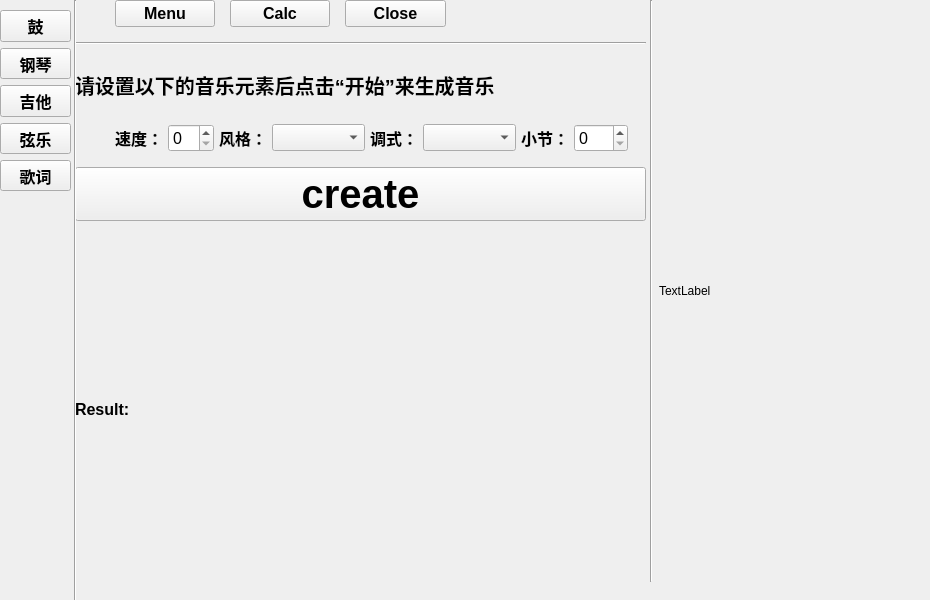
<?xml version="1.0" encoding="UTF-8"?>
<ui version="4.0">
 <class>Form</class>
 <widget class="QWidget" name="Form">
  <property name="geometry">
   <rect>
    <x>0</x>
    <y>0</y>
    <width>930</width>
    <height>600</height>
   </rect>
  </property>
  <property name="minimumSize">
   <size>
    <width>930</width>
    <height>600</height>
   </size>
  </property>
  <property name="maximumSize">
   <size>
    <width>930</width>
    <height>600</height>
   </size>
  </property>
  <property name="windowTitle">
   <string>Form</string>
  </property>
  <widget class="QLabel" name="label_2">
   <property name="geometry">
    <rect>
     <x>659</x>
     <y>10</y>
     <width>261</width>
     <height>561</height>
    </rect>
   </property>
   <property name="minimumSize">
    <size>
     <width>261</width>
     <height>561</height>
    </size>
   </property>
   <property name="maximumSize">
    <size>
     <width>261</width>
     <height>561</height>
    </size>
   </property>
   <property name="text">
    <string>TextLabel</string>
   </property>
  </widget>
  <widget class="Line" name="line_2">
   <property name="geometry">
    <rect>
     <x>650</x>
     <y>0</y>
     <width>3</width>
     <height>582</height>
    </rect>
   </property>
   <property name="orientation">
    <enum>Qt::Vertical</enum>
   </property>
  </widget>
  <widget class="QWidget" name="layoutWidget">
   <property name="geometry">
    <rect>
     <x>75</x>
     <y>0</y>
     <width>571</width>
     <height>582</height>
    </rect>
   </property>
   <layout class="QVBoxLayout" name="verticalLayout" stretch="20,1,10,20,30,70">
    <property name="spacing">
     <number>15</number>
    </property>
    <property name="sizeConstraint">
     <enum>QLayout::SetDefaultConstraint</enum>
    </property>
    <item>
     <layout class="QHBoxLayout" name="hbox_tools" stretch="0,2,2,2,4">
      <item>
       <spacer name="horizontalSpacer_4">
        <property name="orientation">
         <enum>Qt::Horizontal</enum>
        </property>
        <property name="sizeHint" stdset="0">
         <size>
          <width>40</width>
          <height>20</height>
         </size>
        </property>
       </spacer>
      </item>
      <item>
       <widget class="QPushButton" name="pushButton_menu">
        <property name="font">
         <font>
          <family>Arial</family>
          <pointsize>12</pointsize>
          <weight>75</weight>
          <bold>true</bold>
         </font>
        </property>
        <property name="text">
         <string>Menu</string>
        </property>
       </widget>
      </item>
      <item>
       <widget class="QPushButton" name="pushButton_calc">
        <property name="font">
         <font>
          <family>Arial</family>
          <pointsize>12</pointsize>
          <weight>75</weight>
          <bold>true</bold>
         </font>
        </property>
        <property name="text">
         <string>Calc</string>
        </property>
       </widget>
      </item>
      <item>
       <widget class="QPushButton" name="pushButton_close">
        <property name="font">
         <font>
          <family>Arial</family>
          <pointsize>12</pointsize>
          <weight>75</weight>
          <bold>true</bold>
         </font>
        </property>
        <property name="text">
         <string>Close</string>
        </property>
       </widget>
      </item>
      <item>
       <spacer name="horizontalSpacer">
        <property name="orientation">
         <enum>Qt::Horizontal</enum>
        </property>
        <property name="sizeHint" stdset="0">
         <size>
          <width>40</width>
          <height>20</height>
         </size>
        </property>
       </spacer>
      </item>
     </layout>
    </item>
    <item>
     <widget class="Line" name="line">
      <property name="orientation">
       <enum>Qt::Horizontal</enum>
      </property>
     </widget>
    </item>
    <item>
     <widget class="QLabel" name="label">
      <property name="font">
       <font>
        <family>Arial</family>
        <pointsize>15</pointsize>
        <weight>75</weight>
        <bold>true</bold>
       </font>
      </property>
      <property name="text">
       <string>请设置以下的音乐元素后点击“开始”来生成音乐</string>
      </property>
     </widget>
    </item>
    <item>
     <layout class="QHBoxLayout" name="hbox_choose" stretch="0,5,5,2,2,2,3,1">
      <property name="spacing">
       <number>5</number>
      </property>
      <item>
       <spacer name="horizontalSpacer_3">
        <property name="orientation">
         <enum>Qt::Horizontal</enum>
        </property>
        <property name="sizeHint" stdset="0">
         <size>
          <width>40</width>
          <height>20</height>
         </size>
        </property>
       </spacer>
      </item>
      <item>
       <layout class="QHBoxLayout" name="horizontalLayout">
        <item>
         <widget class="QLabel" name="label_speed">
          <property name="font">
           <font>
            <family>Arial</family>
            <pointsize>12</pointsize>
            <weight>75</weight>
            <bold>true</bold>
           </font>
          </property>
          <property name="text">
           <string>速度：</string>
          </property>
         </widget>
        </item>
        <item>
         <widget class="QSpinBox" name="spinBox_speed">
          <property name="font">
           <font>
            <family>Arial</family>
            <pointsize>12</pointsize>
           </font>
          </property>
         </widget>
        </item>
       </layout>
      </item>
      <item>
       <layout class="QHBoxLayout" name="horizontalLayout_2">
        <item>
         <widget class="QLabel" name="label_style">
          <property name="font">
           <font>
            <family>Arial</family>
            <pointsize>12</pointsize>
            <weight>75</weight>
            <bold>true</bold>
           </font>
          </property>
          <property name="text">
           <string>风格：</string>
          </property>
         </widget>
        </item>
        <item>
         <widget class="QComboBox" name="comboBox_style">
          <property name="font">
           <font>
            <family>Arial</family>
            <pointsize>12</pointsize>
            <weight>75</weight>
            <bold>true</bold>
           </font>
          </property>
         </widget>
        </item>
       </layout>
      </item>
      <item>
       <widget class="QLabel" name="label_speed_2">
        <property name="font">
         <font>
          <family>Arial</family>
          <pointsize>12</pointsize>
          <weight>75</weight>
          <bold>true</bold>
         </font>
        </property>
        <property name="text">
         <string>调式：</string>
        </property>
       </widget>
      </item>
      <item>
       <widget class="QComboBox" name="comboBox_style_2">
        <property name="font">
         <font>
          <family>Arial</family>
          <pointsize>12</pointsize>
          <weight>75</weight>
          <bold>true</bold>
         </font>
        </property>
       </widget>
      </item>
      <item>
       <widget class="QLabel" name="label_speed_3">
        <property name="font">
         <font>
          <family>Arial</family>
          <pointsize>12</pointsize>
          <weight>75</weight>
          <bold>true</bold>
         </font>
        </property>
        <property name="text">
         <string>小节：</string>
        </property>
       </widget>
      </item>
      <item>
       <widget class="QSpinBox" name="spinBox_speed_2">
        <property name="font">
         <font>
          <family>Arial</family>
          <pointsize>12</pointsize>
         </font>
        </property>
       </widget>
      </item>
      <item>
       <spacer name="horizontalSpacer_2">
        <property name="orientation">
         <enum>Qt::Horizontal</enum>
        </property>
        <property name="sizeHint" stdset="0">
         <size>
          <width>40</width>
          <height>20</height>
         </size>
        </property>
       </spacer>
      </item>
     </layout>
    </item>
    <item>
     <widget class="QPushButton" name="pushButton_create">
      <property name="font">
       <font>
        <family>Arial</family>
        <pointsize>30</pointsize>
        <weight>75</weight>
        <bold>true</bold>
       </font>
      </property>
      <property name="styleSheet">
       <string notr="true">QPushBotton{

background-color:green

}</string>
      </property>
      <property name="text">
       <string>create</string>
      </property>
     </widget>
    </item>
    <item>
     <layout class="QHBoxLayout" name="hbox_result" stretch="1,10">
      <item>
       <widget class="QLabel" name="label_result">
        <property name="font">
         <font>
          <family>Arial</family>
          <pointsize>12</pointsize>
          <weight>75</weight>
          <bold>true</bold>
         </font>
        </property>
        <property name="text">
         <string>Result:</string>
        </property>
       </widget>
      </item>
      <item>
       <widget class="QLabel" name="label_result_container">
        <property name="text">
         <string/>
        </property>
       </widget>
      </item>
     </layout>
    </item>
   </layout>
  </widget>
  <widget class="Line" name="line_3">
   <property name="geometry">
    <rect>
     <x>65</x>
     <y>0</y>
     <width>20</width>
     <height>601</height>
    </rect>
   </property>
   <property name="orientation">
    <enum>Qt::Vertical</enum>
   </property>
  </widget>
  <widget class="QWidget" name="">
   <property name="geometry">
    <rect>
     <x>0</x>
     <y>10</y>
     <width>71</width>
     <height>181</height>
    </rect>
   </property>
   <layout class="QVBoxLayout" name="verticalLayout_2">
    <item>
     <widget class="QPushButton" name="pushButton">
      <property name="font">
       <font>
        <family>Arial</family>
        <pointsize>12</pointsize>
        <weight>75</weight>
        <bold>true</bold>
       </font>
      </property>
      <property name="text">
       <string>鼓</string>
      </property>
     </widget>
    </item>
    <item>
     <widget class="QPushButton" name="pushButton_2">
      <property name="font">
       <font>
        <family>Arial</family>
        <pointsize>12</pointsize>
        <weight>75</weight>
        <bold>true</bold>
       </font>
      </property>
      <property name="text">
       <string>钢琴</string>
      </property>
     </widget>
    </item>
    <item>
     <widget class="QPushButton" name="pushButton_3">
      <property name="font">
       <font>
        <family>Arial</family>
        <pointsize>12</pointsize>
        <weight>75</weight>
        <bold>true</bold>
       </font>
      </property>
      <property name="text">
       <string>吉他</string>
      </property>
     </widget>
    </item>
    <item>
     <widget class="QPushButton" name="pushButton_4">
      <property name="font">
       <font>
        <family>Arial</family>
        <pointsize>12</pointsize>
        <weight>75</weight>
        <bold>true</bold>
       </font>
      </property>
      <property name="text">
       <string>弦乐</string>
      </property>
     </widget>
    </item>
    <item>
     <widget class="QPushButton" name="pushButton_5">
      <property name="font">
       <font>
        <family>Arial</family>
        <pointsize>12</pointsize>
        <weight>75</weight>
        <bold>true</bold>
       </font>
      </property>
      <property name="text">
       <string>歌词</string>
      </property>
     </widget>
    </item>
   </layout>
  </widget>
 </widget>
 <resources/>
 <connections/>
</ui>
